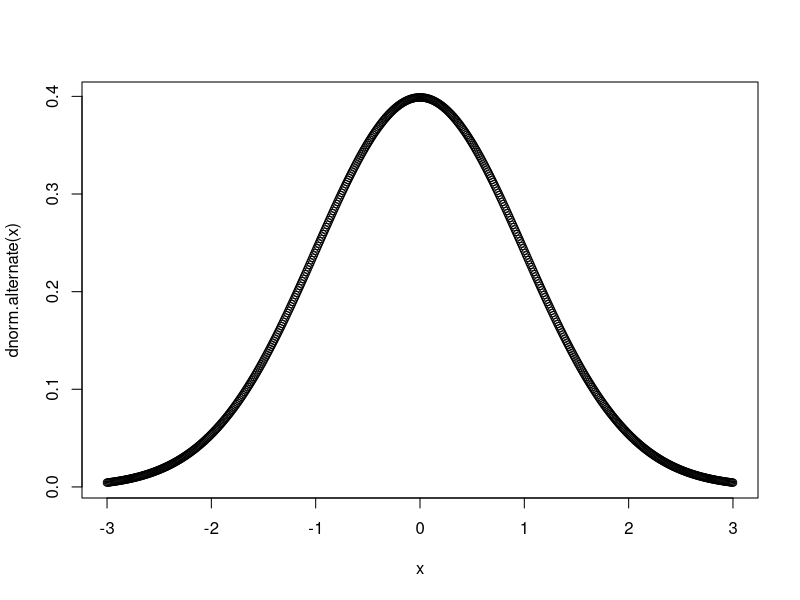
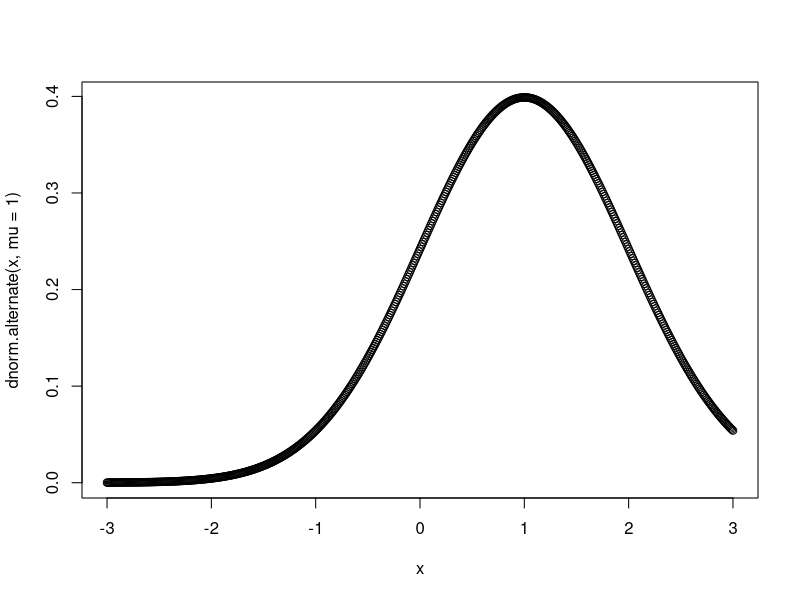
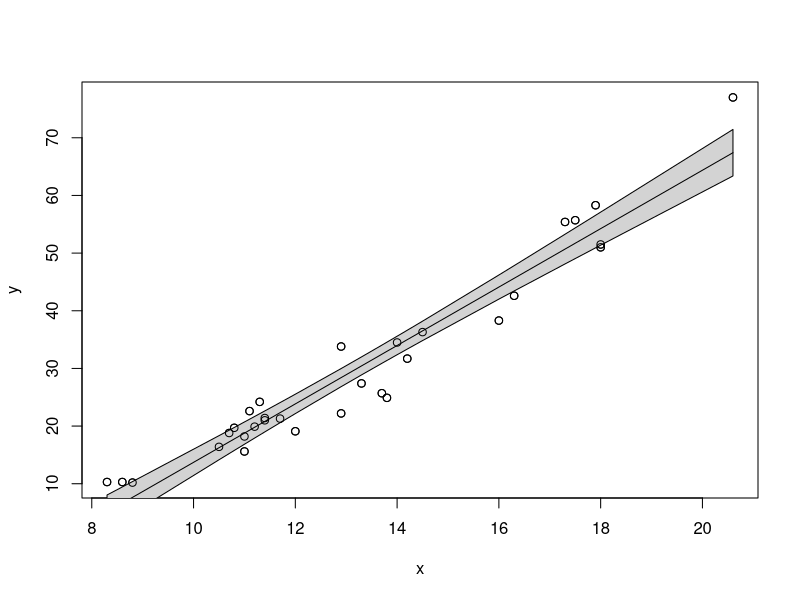
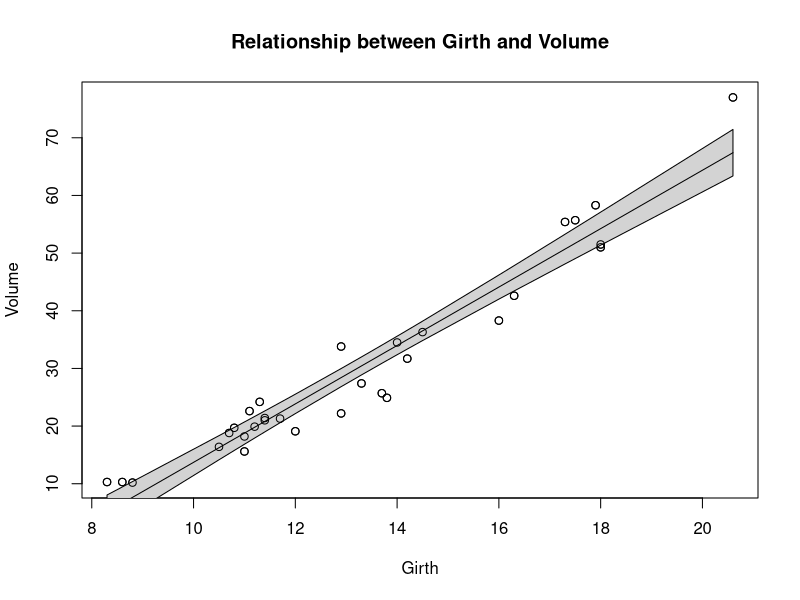
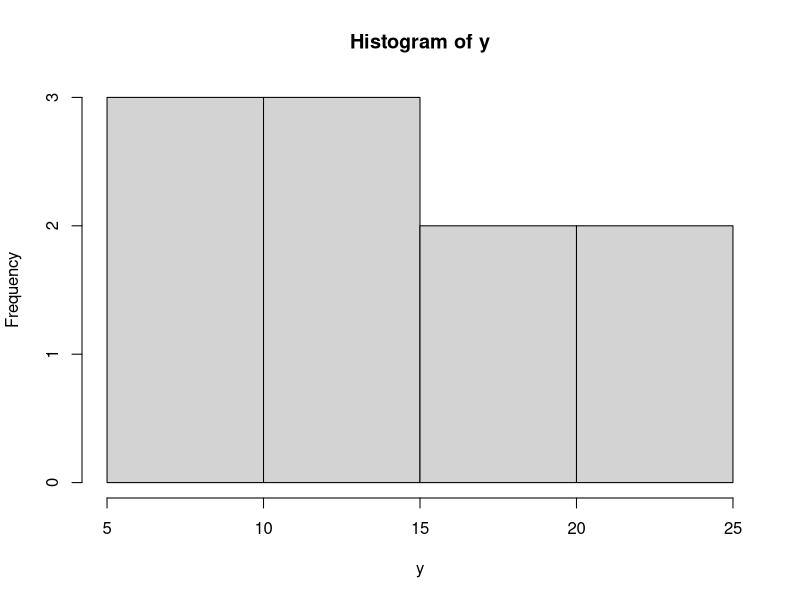

These charts were generated, in order, by the following R code: (Note: this script raises an error after producing the figures.)
## ---- chunk 1
# Unattach any packages that happen to already be loaded. In general this is unecessary
# but is important for the creation of the book to not have package namespaces
# fighting unexpectedly.
pkgs = names(sessionInfo()$otherPkgs)
if( length(pkgs > 0)){
  pkgs = paste('package:', pkgs, sep = "")
  for( i in 1:length(pkgs)){
    detach(pkgs[i], character.only = TRUE, force=TRUE)
  }
}
## ---- chunk 2
# define my function
my.var <- function(x){
  n <- length(x)                # calculate sample size
  xbar <- mean(x)               # calculate sample mean
  SSE <- sum( (x-xbar)^2 )      # calculate sum of squared error
  v <- SSE / ( n - 1 )          # "average" squared error
  return(v)                     # result of function is v
}
## ---- chunk 3
# create a vector that I wish to calculate the variance of
test.vector <- c(1,2,2,4,5)

# calculate the variance using my function
calculated.var <- my.var( test.vector )
calculated.var
## ---- chunk 4
# define my function
one.sample.t.test <- function(input.data, mu0){
  n    <- length(input.data)
  xbar <- mean(input.data)
  s    <- sd(input.data)
  t    <- (xbar - mu0)/(s / sqrt(n))
  if( t < 0 ){
    p.value <- 2 * pt(t, df=n-1)
  }else{
    p.value <- 2 * (1-pt(t, df=n-1))
  }
  # we haven't addressed how to print things in a organized 
  # fashion, the following is ugly, but works...
  # Notice that this function returns a character string
  # with the necessary information in the string.
  return( paste('t =', t, ' and p.value =', p.value) )
}
## ---- chunk 5
# create a vector that I wish apply a one-sample t-test on.
test.data <- c(1,2,2,4,5,4,3,2,3,2,4,5,6)
one.sample.t.test( test.data, mu0=2 )
## ---- chunk 6
# a function that defines the shape of a normal distribution.
# by including mu=0, we give a default value that the function
# user can override
dnorm.alternate <- function(x, mu=0, sd=1){
  out <- 1 / (sd * sqrt(2*pi)) * exp( -(x-mu)^2 / (2 * sd^2) )
  return(out)
}
## ---- chunk 7
# test the function to see if it works
dnorm.alternate(1)
dnorm.alternate(1, mu=1)
## ---- chunk 8
# Lets test the function a bit more by drawing the height
# of the normal distribution a lots of different points
# ... First the standard normal!
x <- seq(-3, 3, length=601)
plot( x, dnorm.alternate(x) )  # use default mu=0, sd=1
## ---- chunk 9
# next a normal with mean 1, and standard deviation 1
plot( x, dnorm.alternate(x, mu=1) ) # override mu, but use sd=1
## ---- chunk 10
x <- c(1,2,3,NA)     # fourth element is missing
mean(x)              # default is to return NA if any element is missing
mean(x, na.rm=TRUE)  # Only average the non-missing data
## ---- chunk 11
# a function that draws the regression line and confidence interval
# notice it doesn't return anything... all it does is draw a plot
show.lm <- function(m, interval.type='confidence', fill.col='light grey', ...){
  x <- m$model[,2]       # extract the predictor variable
  y <- m$model[,1]       # extract the response
  pred <- predict(m, interval=interval.type)
  plot(x, y, ...)
  polygon( c(x,rev(x)),                         # draw the ribbon defined
           c(pred[,'lwr'], rev(pred[,'upr'])),  # by lwr and upr - polygon
           col='light grey')                    # fills in the region defined by            
  lines(x, pred[, 'fit'])                       # a set of vertices, need to reverse            
  points(x, y)                                 # the uppers to make a nice figure
} 
## ---- chunk 12
# first define a simple linear model from our cherry tree data
m <- lm( Volume ~ Girth, data=trees )

# call the function with no extraneous parameters
show.lm( m )
## ---- chunk 13
# Pass arguments that will just be passed along to the plot function
show.lm( m, xlab='Girth', ylab='Volume', 
         main='Relationship between Girth and Volume')

## ---- chunk 14
x <- seq(1:10)
y <- 3+2*x+rnorm(10)

h <- hist(y)  # h should be of class "Histogram"
class(h)

model <- lm( y ~ x ) # model is something of class "lm"
class(model)
## ---- chunk 15
# Define a function for the trimmed mean
# x: vector of values to be averaged
# k: the number of elements to trim on either side
trimmed.mean <- function(x, k=0){
  x <- sort(x)      # arrange the input according magnitude
  n <- length(x)    # n = how many observations
  if( k > 0){
    x <- x[c(-1*(1:k), -1*((n-k+1):n))]  # remove first k, last k
  }
  tm <- sum(x) / length(x)  # mean of the remaining observations
  return( tm )
} 

x <- c(10:1,50)                        # 10, 9, 8, ..., 1
output <- trimmed.mean(x, k=2)
output
x                                # x is unchanged
## ---- chunk 16
# a horribly defined function that has no parameters
# but still accesses something called "x"
trimmed.mean <- function(){
  x <- sort(x)
  n <- length(x)
  if( k > 0){
    x <- x[c(-1*(1:k), -1*((n-k+1):n))]
  }
  tm <- sum(x)/length(x)
  return( tm )
} 

x <- c( 1:10, 50 )    # data to trim
k <- 2

trimmed.mean()  # amazingly this still works

# but what if k wasn't defined?
rm(k)           # remove k 
trimmed.mean()  # now the function can't find anything named k and throws and error.
## ---- chunk 17
    library(ggplot2) 
    library(dplyr) 
    data <- data.frame(x = seq(-.25,1.25, length=301)) 
    data <- data %>% mutate( y = dunif(x,0,1) ) 
    ggplot(data, aes(x=x, y=y)) +
      geom_line() +
      scale_x_continuous( breaks=c(0,1), labels=c('a','b') ) +
      scale_y_continuous( breaks=c(0,1), labels=c(0,expression(1 / (b-a) )) ) +
      labs(y='density') + theme_bw()
